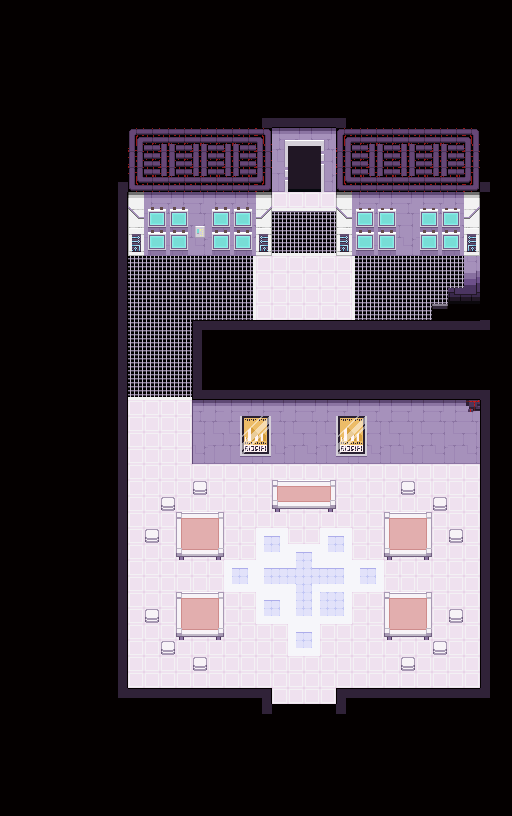

Below is a game level as drawn by its tile map, then a one-line description and the .tmx that defines it (tile-layer data replaced by summaries):
An orthogonal 32x51 tile map with 16x16 px tiles, 3 tile layers (Artificial Lower Chip, Artificial Upper Chip, Artificial Overhead Chip), 5 hidden layers not drawn, 2 tilesets and 8 objects (7x Event, stalker).

<map version="1.0" orientation="orthogonal" renderorder="right-down" width="32" height="51" tilewidth="16" tileheight="16" nextobjectid="73">
 <tileset firstgid="1" source="../tilesets/natural.tsx" />
 <tileset firstgid="481" source="../tilesets/artificial.tsx" />
 <layer name="Artificial Lower Chip" width="32" height="51">
  <properties>
   <property name="z" value="0.0" />
  </properties>
  <data>[1632 cells, 1632 non-empty, 64 distinct tile ids]</data>
 </layer>
 <layer name="Natural Lower Chip" width="32" height="51" visible="0">
  <properties>
   <property name="alt" value="true" />
   <property name="z" value="0.0" />
  </properties>
  <data>[1632 cells, 1632 non-empty, 38 distinct tile ids]</data>
 </layer>
 <layer name="Natural Walls" width="32" height="51" visible="0">
  <properties>
   <property name="alt" value="true" />
   <property name="z" value=".1" />
  </properties>
  <data>[1632 cells, 229 non-empty, 39 distinct tile ids]</data>
 </layer>
 <layer name="Artificial Upper Chip" width="32" height="51">
  <properties>
   <property name="z" value=".5" />
  </properties>
  <data>[1632 cells, 128 non-empty, 46 distinct tile ids]</data>
 </layer>
 <layer name="Natural Upper Chip" width="32" height="51" visible="0">
  <properties>
   <property name="alt" value="true" />
   <property name="z" value=".5" />
  </properties>
  <data>[1632 cells, 71 non-empty, 25 distinct tile ids]</data>
 </layer>
 <layer name="Natural Wall Sidings" width="32" height="51" visible="0">
  <properties>
   <property name="alt" value="true" />
   <property name="z" value=".2" />
  </properties>
  <data>[1632 cells, 0 non-empty, 0 distinct tile ids]</data>
 </layer>
 <objectgroup name="Object Layer">
  <properties>
   <property name="z" value=".5" />
  </properties>
  <object id="56" name="door" type="Event" x="288" y="176" width="16" height="16">
   <properties>
    <property name="appearance" value="anim_door_closed" />
    <property name="hide" value="return getSwitch('final_door')" />
    <property name="passable" value="PASSABLE" />
   </properties>
  </object>
  <object id="58" name="trigger" type="Event" x="272" y="208" width="64" height="16">
   <properties>
    <property name="hide" value="return getSwitch('ante01')" />
    <property name="onCollide" value="play('ante01.lua')" />
   </properties>
  </object>
  <object id="59" name="switch" type="Event" x="192" y="240" width="16" height="16">
   <properties>
    <property name="hide" value="return (not getSwitch('ante01')) or getSwitch('final_door_push')" />
    <property name="onCollide" value="play('ante02.lua')" />
   </properties>
  </object>
  <object id="60" name="stalker" type="stalker" x="320" y="256" width="64" height="64">
   <properties>
    <property name="appearance" value="4dir_stalker" />
    <property name="face" value="WEST" />
    <property name="hide" value="return not getSwitch('final_stalker')" />
   </properties>
  </object>
  <object id="61" name="arrow" type="Event" x="288" y="96" width="16" height="16">
   <properties>
    <property name="appearance" value="4dir_arrow" />
    <property name="face" value="NORTH" />
    <property name="hide" value="return not getSwitch('final_door')" />
   </properties>
  </object>
  <object id="63" name="trigger" type="Event" x="256" y="256" width="16" height="64">
   <properties>
    <property name="hide" value="return (not getSwitch('final_door')) or getSwitch('ante03')" />
    <property name="onCollide" value="play('ante03.lua')" />
   </properties>
  </object>
  <object id="66" name="arrow" type="Event" x="304" y="96" width="16" height="16">
   <properties>
    <property name="appearance" value="4dir_arrow" />
    <property name="face" value="NORTH" />
    <property name="hide" value="return not getSwitch('final_door')" />
   </properties>
  </object>
  <object id="70" name="tele" type="Event" x="288" y="176" width="32" height="16">
   <properties>
    <property name="hide" value="return not getSwitch('final_door')" />
    <property name="onCollide" value="teleport('final/final.tmx', 14, 33)" />
   </properties>
  </object>
 </objectgroup>
 <layer name="Artificial Overhead Chip" width="32" height="51">
  <properties>
   <property name="z" value="1.5" />
  </properties>
  <data>[1632 cells, 0 non-empty, 0 distinct tile ids]</data>
 </layer>
 <layer name="Natural Overhead Chip" width="32" height="51" visible="0">
  <properties>
   <property name="alt" value="true" />
   <property name="z" value="1.5" />
  </properties>
  <data>[1632 cells, 20 non-empty, 13 distinct tile ids]</data>
 </layer>
</map>
